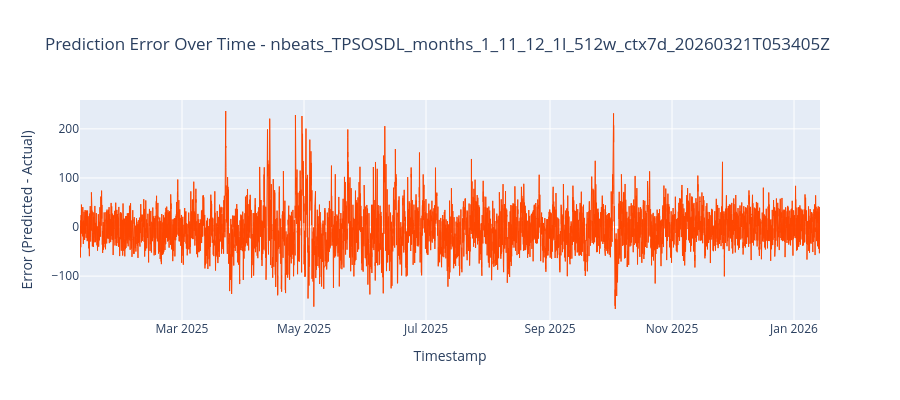

The notebook cell this image was saved under:
### Code cell
# Plot error distribution
fig_error = go.Figure()

fig_error.add_trace(go.Scatter(
    x=df_eval['Timestamp'],
    y=metrics_eval['Errors'],
    mode='lines',
    name='Prediction Error',
    line=dict(color='orangered', width=1)
))

fig_error.update_layout(
    title=f"Prediction Error Over Time - {model_name_single}",
    xaxis_title="Timestamp",
    yaxis_title="Error (Predicted - Actual)",
    hovermode='x unified',
    height=400
)
fig_error.show()

### Figure 1 — Plotly figure (JSON) as saved in the notebook; plotly's stock layout.template omitted (floating-point values rounded to 4 significant figures; data arrays with more than 128 entries replaced by an {"elided": "..."} marker saying what was removed)
{"data": [{"line": {"color": "orangered", "width": 1}, "mode": "lines", "name": "Prediction Error", "type": "scatter", "x": {"elided": "35520 str values"}, "y": {"elided": "35520 float values"}}], "layout": {"height": 400, "hovermode": "x unified", "title": {"text": "Prediction Error Over Time - nbeats_TPSOSDL_months_1_11_12_1l_512w_ctx7d_20260321T053405Z"}, "xaxis": {"title": {"text": "Timestamp"}}, "yaxis": {"title": {"text": "Error (Predicted - Actual)"}}}}
